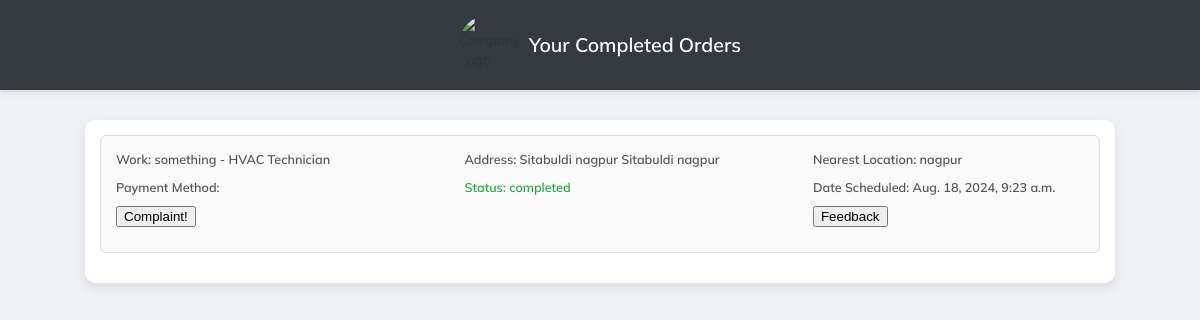
The app's page /workers/completed/ (signed in) with its own data.
### workers/models.py (models this page shows, shortened)
class Purchase(models.Model):
    user = models.ForeignKey(User, on_delete=models.CASCADE)
    work = models.ForeignKey(Workers, on_delete=models.CASCADE)
    address = models.CharField(max_length=1000)
    nearest_location = models.CharField(max_length=500)
    contact = models.CharField(max_length=20, null=True, blank=True)
    payment = models.CharField(max_length=400, choices=(('cash', 'cash'),))
    premium_card = models.FileField(upload_to='premium_cards/', null=True, blank=True)
    status = models.CharField(max_length=200, choices=(
        ('arrived', 'arrived'), ('delay', 'delay'), ('confirmed', 'confirmed'), ('completed', 'completed'),
        ('rejected', 'rejected'), ('on the way', 'on the way')), null=True, blank=True)
    date_scheduled = models.DateTimeField(auto_now=True, null=True, blank=True)
    is_premium = models.BooleanField(default=False, null=True, blank=True)

class Workers(models.Model):
    user = models.ForeignKey(User, on_delete=models.CASCADE, null=True, blank=True)
    profile_pic = models.ImageField(upload_to='workers/')
    name = models.CharField(max_length=200)
    discount=models.CharField(max_length=200, null=True, blank=True)
    price = models.CharField(max_length=200)
    role = models.ForeignKey(Role, on_delete=models.CASCADE)
    age = models.CharField(max_length=200, null=True, blank=True)
    member_since = models.DateTimeField(auto_now=True)
    def __str__(self):
        return f"{self.name} - {self.role.role}"

class Role(models.Model):
    ROLE_CHOICES = [
        ('Electrician', 'Electrician'),
        ('Plumber', 'Plumber'),
        ('Carpenter', 'Carpenter'),
        ('Handyman', 'Handyman'),
        ('HVAC Technician', 'HVAC Technician'),
        ('Painter', 'Painter'),
        ('Appliance Repair Technician', 'Appliance Repair Technician'),
        ('General Contractor', 'General Contractor'),
        ('Gardener', 'Gardener'),
        ('Landscaper', 'Landscaper'),
        ('Tree Surgeon', 'Tree Surgeon'),
        ('Pest Control Specialist', 'Pest Control Specialist'),
        ('Pool Maintenance Technician', 'Pool Maintenance Technician'),
        ('Window Cleaner', 'Window Cleaner'),
        ('Pressure Washer Technician', 'Pressure Washer Technician'),
        ('House Cleaner', 'House Cleaner'),
        ('Carpet Cleaner', 'Carpet Cleaner'),
        ('Chimney Sweep', 'Chimney Sweep'),
        ('Gutter Cleaner', 'Gutter Cleaner'),
        ('Home Security Installer', 'Home Security Installer'),
        ('Locksmith', 'Locksmith'),
        ('Fire Safety Technician', 'Fire Safety Technician'),
        ('Interior Designer', 'Interior Designer'),
        ('Professional Organizer', 'Professional Organizer'),
        ('Home Stager', 'Home Stager'),
        ('Smart Home Installer', 'Smart Home Installer'),
        ('Roofer', 'Roofer'),
        ('Tiler', 'Tiler'),
        ('Flooring Installer', 'Flooring Installer'),
        ('Drywall Installer', 'Drywall Installer'),
        ('Plasterer', 'Plasterer'),
        ('Mason', 'Mason'),
        ('Welder', 'Welder'),
        ('Fence Installer', 'Fence Installer'),
        ('Solar Panel Installer', 'Solar Panel Installer'),
        ('Garage Door Technician', 'Garage Door Technician'),
        ('Customer Service Representative', 'Customer Service Representative'),
        ('Scheduler', 'Scheduler'),
        ('Quality Control Inspector', 'Quality Control Inspector'),
        ('Office Manager', 'Office Manager'),
    ]
    role = models.CharField(max_length=100, choices=ROLE_CHOICES)

### workers/views.py (the view)
# urls.py: path("completed/", completed, name='completed'),
@login_required
def completed(request):
    data = Purchase.objects.filter(user=request.user, status='completed')
    return render(request, 'workers/completed.html', {'data': data})

### workers/templates/workers/completed.html (shortened to what this page needs)
<!DOCTYPE html>
<html lang="en">
<head>
</head>
<body>
<header>
    <img src="https://thumbnails.genial.ly/601f97d112453d6b84658696/pdf/65c981f8-2305-4e0c-98f2-b492c7f88921.png" alt="Company Logo" class="logo">
    <h1 class="header-title">Your Completed Orders</h1>
</header>
<main class="content">
    {% for a in data %}
    <div class="order-card">
        <div class="order-details">
            <strong>Work: {{a.work}}</strong>
            <strong>Address: {{a.address}}</strong>
            <strong>Nearest Location: {{a.nearest_location}}</strong>
            <strong>Payment Method: {{a.payment_method}}</strong>
            <strong class="status">Status: {{a.status}}</strong>
            <strong>Date Scheduled: {{a.date_scheduled}}</strong>
            <strong><a href="{% url 'complaint' a.id%}"><button type="submit">Complaint!</button></a></strong>
             <strong><a href="{% url 'feed' a.id%}"><button type="submit">Feedback</button></a></strong>
        </div>
    </div>
    {% endfor %}
</main>
</body>
</html>

### workers/templates/workers/completed.html (style rules this page uses)
body { font-family: 'Mulish', sans-serif; background-color: #f0f2f5; color: #333; margin: 0; padding: 0; line-height: 1.4; font-size: 14px; }
header { display: flex; align-items: center; justify-content: center; padding: 15px; background-color: #343a40; box-shadow: 0 3px 6px rgba(0, 0, 0, 0.1); }
header img { width: 60px; height: 60px; border-radius: 50%; margin-right: 10px; }
header h1 { color: #fff; font-weight: 600; font-size: 1.4em; }
main { max-width: 1000px; margin: 30px auto; padding: 15px; background-color: #fff; border-radius: 10px; box-shadow: 0 4px 12px rgba(0, 0, 0, 0.1); }
.order-card { display: flex; flex-direction: column; padding: 15px; margin-bottom: 15px; border: 1px solid #e0e0e0; border-radius: 6px; background-color: #fafafa; transition: transform 0.3s ease, box-shadow 0.3s ease; }
.order-card strong { font-weight: 600; color: #555; margin-bottom: 8px; }
.order-card .status { color: #28a745; }
.order-card .order-details { display: flex; flex-wrap: wrap; justify-content: space-between; }
.order-card .order-details strong { width: 45%; margin-bottom: 10px; font-size: 0.9em; }
@media (min-width: 768px) { .order-card .order-details strong { width: 28%; } }

### records on screen
Purchase: work "something - HVAC Technician", address "Sitabuldi nagpur Sitabuldi nagpur", nearest_location "nagpur", status "completed", date_scheduled "Aug. 18, 2024, 9:23 a.m."
